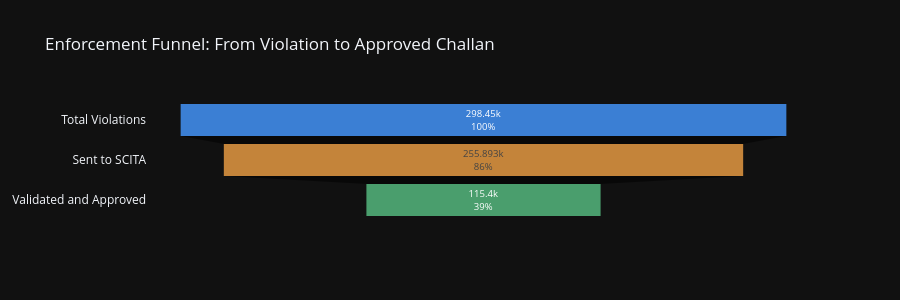

Notebook cell for this chart:
### Code cell
# 3.8 Enforcement funnel -- the black hole in the system
sent     = df_eda['data_sent_to_scita'].astype(str).str.upper().eq('TRUE')
approved = df_eda['validation_status'].fillna('').str.lower().eq('approved')

print("=== ENFORCEMENT GAP ANALYSIS ===")
print(f"Total violations          : {len(df_eda):,}")
print(f"Sent to SCITA (TRUE)      : {sent.sum():,}  ({sent.mean()*100:.1f}%)")
print(f"NOT sent (gap)            : {(~sent).sum():,}  ({(~sent).mean()*100:.1f}%)")
print(f"Validation approved       : {approved.sum():,}  ({approved.mean()*100:.1f}%)")

fig = go.Figure(go.Funnel(
    y=['Total Violations', 'Sent to SCITA', 'Validated and Approved'],
    x=[len(df_eda), sent.sum(), approved.sum()],
    textinfo='value+percent initial',
    marker_color=['#3b7fd4', '#c4843a', '#4a9e6d']
))
fig.update_layout(
    template='plotly_dark', height=300,
    title='Enforcement Funnel: From Violation to Approved Challan'
)
fig.show()

### Figure 1 — Plotly figure (JSON) as saved in the notebook; plotly's stock layout.template omitted (floating-point values rounded to 4 significant figures)
{"data": [{"marker": {"color": ["#3b7fd4", "#c4843a", "#4a9e6d"]}, "textinfo": "value+percent initial", "type": "funnel", "x": [298450, 255893, 115400], "y": ["Total Violations", "Sent to SCITA", "Validated and Approved"]}], "layout": {"height": 300, "title": {"text": "Enforcement Funnel: From Violation to Approved Challan"}}}
